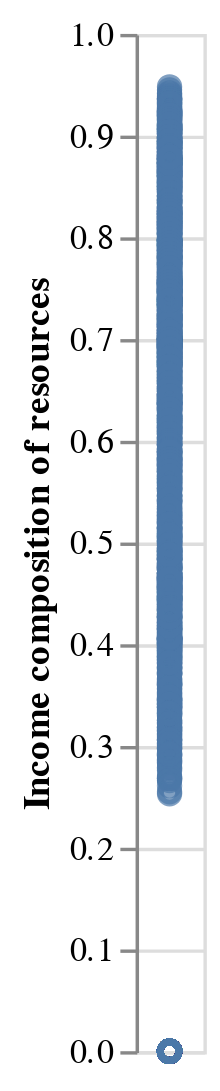

The notebook cell this image was saved under:
### Code cell
#checking for outliers or typos
alt.Chart(health_factors).mark_point().encode(
    y='Income composition of resources',

    )

### Figure 1 — Vega-Lite specification as saved in the notebook (floating-point values rounded to 4 significant figures; data arrays with more than 128 entries replaced by an {"elided": "..."} marker saying what was removed)
{"config": {"view": {"continuousWidth": 400, "continuousHeight": 300}}, "data": {"name": "data-fb7a9cb87f2745404a6ee70be0d36da9"}, "mark": "point", "encoding": {"y": {"field": "Income composition of resources", "type": "quantitative"}}, "$schema": "https://vega.github.io/schema/vega-lite/v4.17.0.json", "datasets": {"data-fb7a9cb87f2745404a6ee70be0d36da9": {"elided": "2482 records"}}}
